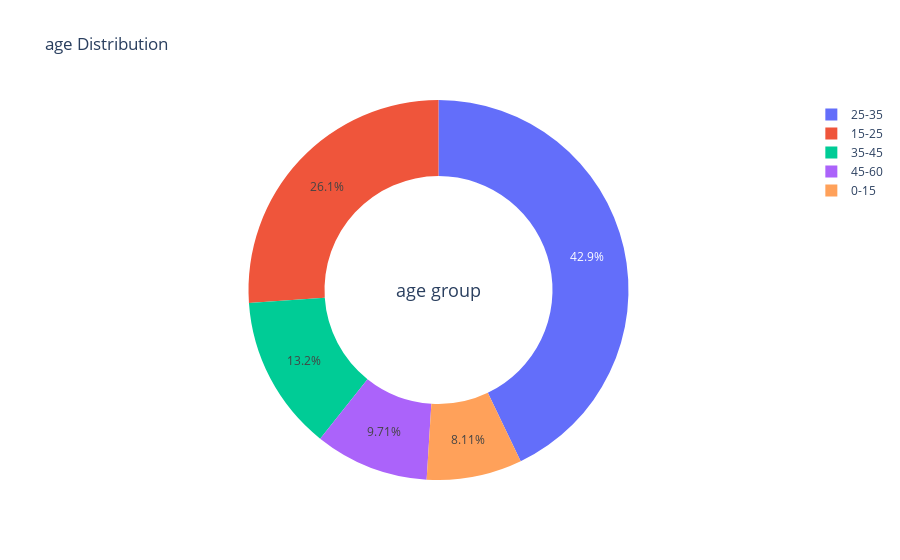

The cell this chart's notebook holds for it:
### Code cell
data_age = go.Pie(labels = df['age group'].value_counts().keys().tolist(), values = df['age group'].value_counts().values.tolist(), hole = 0.6)
layout_age = go.Layout(title = 'age Distribution', annotations = [dict(text = 'age group', showarrow = False, font_size = 18)])
fig = go.Figure(data = data_age, layout = layout_age)
py.iplot(fig)

### Figure 1 — Plotly figure (JSON) as saved in the notebook; plotly's stock layout.template omitted (floating-point values rounded to 4 significant figures)
{"data": [{"hole": 0.6, "labels": ["25-35", "15-25", "35-45", "45-60", "0-15"], "type": "pie", "values": [539, 328, 166, 122, 102]}], "layout": {"annotations": [{"font": {"size": 18}, "showarrow": false, "text": "age group"}], "title": {"text": "age Distribution"}}}
